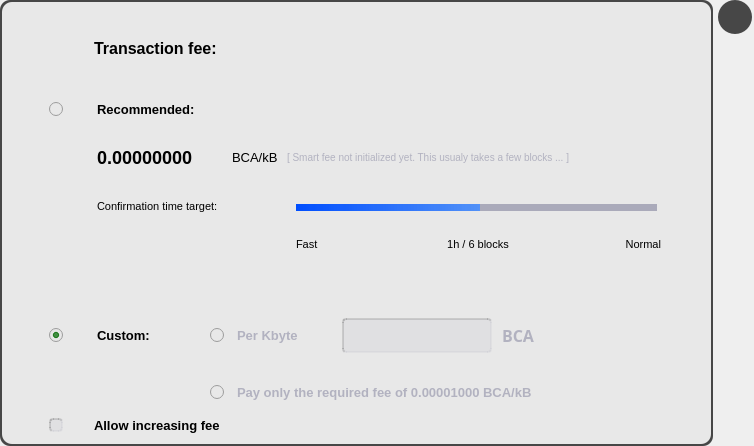
<?xml version="1.0" encoding="UTF-8"?>
<ui version="4.0">
 <class>ChangeFeeDialog</class>
 <widget class="QDialog" name="ChangeFeeDialog">
  <property name="geometry">
   <rect>
    <x>0</x>
    <y>0</y>
    <width>754</width>
    <height>446</height>
   </rect>
  </property>
  <property name="sizePolicy">
   <sizepolicy hsizetype="Fixed" vsizetype="Fixed">
    <horstretch>0</horstretch>
    <verstretch>0</verstretch>
   </sizepolicy>
  </property>
  <property name="minimumSize">
   <size>
    <width>754</width>
    <height>446</height>
   </size>
  </property>
  <property name="maximumSize">
   <size>
    <width>754</width>
    <height>446</height>
   </size>
  </property>
  <property name="windowTitle">
   <string>Dialog</string>
  </property>
  <property name="styleSheet">
   <string notr="true"/>
  </property>
  <widget class="QFrame" name="frame_2">
   <property name="geometry">
    <rect>
     <x>0</x>
     <y>0</y>
     <width>713</width>
     <height>446</height>
    </rect>
   </property>
   <property name="styleSheet">
    <string notr="true">background-color: rgba(0, 0, 0, 179);
border-radius: 10px;</string>
   </property>
   <property name="frameShape">
    <enum>QFrame::StyledPanel</enum>
   </property>
   <property name="frameShadow">
    <enum>QFrame::Raised</enum>
   </property>
  </widget>
  <widget class="QFrame" name="frame">
   <property name="geometry">
    <rect>
     <x>2</x>
     <y>2</y>
     <width>709</width>
     <height>442</height>
    </rect>
   </property>
   <property name="sizePolicy">
    <sizepolicy hsizetype="Fixed" vsizetype="Fixed">
     <horstretch>0</horstretch>
     <verstretch>0</verstretch>
    </sizepolicy>
   </property>
   <property name="styleSheet">
    <string notr="true">background-color: #e8e8e8;
border-radius: 10px;</string>
   </property>
   <property name="frameShape">
    <enum>QFrame::NoFrame</enum>
   </property>
   <property name="frameShadow">
    <enum>QFrame::Raised</enum>
   </property>
   <widget class="QLabel" name="label">
    <property name="geometry">
     <rect>
      <x>92</x>
      <y>36</y>
      <width>271</width>
      <height>21</height>
     </rect>
    </property>
    <property name="styleSheet">
     <string notr="true">font-family: &quot;Roboto Mono&quot;;
font-size: 16px;
font-weight: 500;</string>
    </property>
    <property name="text">
     <string>Transaction fee:</string>
    </property>
   </widget>
   <widget class="QRadioButton" name="radioSmartFee">
    <property name="geometry">
     <rect>
      <x>47</x>
      <y>99</y>
      <width>17</width>
      <height>17</height>
     </rect>
    </property>
    <property name="styleSheet">
     <string notr="true">color: green;</string>
    </property>
    <property name="text">
     <string/>
    </property>
    <property name="checked">
     <bool>false</bool>
    </property>
    <attribute name="buttonGroup">
     <string notr="true">groupFee</string>
    </attribute>
   </widget>
   <widget class="QLabel" name="label_2">
    <property name="geometry">
     <rect>
      <x>95</x>
      <y>99</y>
      <width>141</width>
      <height>17</height>
     </rect>
    </property>
    <property name="styleSheet">
     <string notr="true">font-family: &quot;Roboto Mono&quot;;
font-size: 13px;
font-weight: 500;</string>
    </property>
    <property name="text">
     <string>Recommended:</string>
    </property>
   </widget>
   <widget class="QLabel" name="labelSmartFee">
    <property name="geometry">
     <rect>
      <x>95</x>
      <y>144</y>
      <width>131</width>
      <height>23</height>
     </rect>
    </property>
    <property name="styleSheet">
     <string notr="true">font-family: &quot;Roboto Mono&quot;;
font-size: 18px;
font-weight: 700;</string>
    </property>
    <property name="text">
     <string>0.00000000</string>
    </property>
   </widget>
   <widget class="QLabel" name="label_4">
    <property name="geometry">
     <rect>
      <x>230</x>
      <y>145</y>
      <width>51</width>
      <height>20</height>
     </rect>
    </property>
    <property name="styleSheet">
     <string notr="true">font-family: &quot;Roboto Mono&quot;;
font-size: 13px;
font-weight: 400;</string>
    </property>
    <property name="text">
     <string>BCA/kB</string>
    </property>
   </widget>
   <widget class="QLabel" name="labelSmartFee2">
    <property name="geometry">
     <rect>
      <x>285</x>
      <y>145</y>
      <width>415</width>
      <height>20</height>
     </rect>
    </property>
    <property name="styleSheet">
     <string notr="true">font-family: &quot;Roboto Mono&quot;;
font-size: 10px;
font-weight: 400;
color: #b2b2c0;</string>
    </property>
    <property name="text">
     <string>[ Smart fee not initialized yet. This usualy takes a few blocks ... ]</string>
    </property>
   </widget>
   <widget class="QLabel" name="label_6">
    <property name="geometry">
     <rect>
      <x>95</x>
      <y>196</y>
      <width>211</width>
      <height>16</height>
     </rect>
    </property>
    <property name="styleSheet">
     <string notr="true">font-family: &quot;Roboto Mono&quot;;
font-size: 11px;
font-weight: 400;</string>
    </property>
    <property name="text">
     <string>Confirmation time target:</string>
    </property>
   </widget>
   <widget class="QWidget" name="widget" native="true">
    <property name="geometry">
     <rect>
      <x>95</x>
      <y>271</y>
      <width>70</width>
      <height>10</height>
     </rect>
    </property>
    <property name="styleSheet">
     <string notr="true">background-color: transparent;
border-image: url(:/icons/splitter);</string>
    </property>
   </widget>
   <widget class="QRadioButton" name="radioCustomFee">
    <property name="geometry">
     <rect>
      <x>47</x>
      <y>325</y>
      <width>17</width>
      <height>17</height>
     </rect>
    </property>
    <property name="styleSheet">
     <string notr="true">color: green;</string>
    </property>
    <property name="text">
     <string/>
    </property>
    <property name="checked">
     <bool>true</bool>
    </property>
    <attribute name="buttonGroup">
     <string notr="true">groupFee</string>
    </attribute>
   </widget>
   <widget class="QLabel" name="label_7">
    <property name="geometry">
     <rect>
      <x>95</x>
      <y>325</y>
      <width>111</width>
      <height>17</height>
     </rect>
    </property>
    <property name="styleSheet">
     <string notr="true">font-family: &quot;Roboto Mono&quot;;
font-size: 13px;
font-weight: 500;</string>
    </property>
    <property name="text">
     <string>Custom:</string>
    </property>
   </widget>
   <widget class="QRadioButton" name="checkBoxCustomFee">
    <property name="geometry">
     <rect>
      <x>208</x>
      <y>325</y>
      <width>17</width>
      <height>17</height>
     </rect>
    </property>
    <property name="text">
     <string/>
    </property>
    <attribute name="buttonGroup">
     <string notr="true">groupCustom</string>
    </attribute>
   </widget>
   <widget class="QRadioButton" name="checkBoxMinimumFee">
    <property name="geometry">
     <rect>
      <x>208</x>
      <y>382</y>
      <width>17</width>
      <height>17</height>
     </rect>
    </property>
    <property name="text">
     <string/>
    </property>
    <attribute name="buttonGroup">
     <string notr="true">groupCustom</string>
    </attribute>
   </widget>
   <widget class="QLabel" name="label_8">
    <property name="geometry">
     <rect>
      <x>235</x>
      <y>325</y>
      <width>100</width>
      <height>17</height>
     </rect>
    </property>
    <property name="styleSheet">
     <string notr="true">font-family: &quot;Roboto Mono&quot;;
font-size: 13px;
font-weight: 500;
color: #b2b2c0;</string>
    </property>
    <property name="text">
     <string>Per Kbyte</string>
    </property>
   </widget>
   <widget class="QLabel" name="labelMinFeeWarning">
    <property name="geometry">
     <rect>
      <x>235</x>
      <y>382</y>
      <width>471</width>
      <height>17</height>
     </rect>
    </property>
    <property name="styleSheet">
     <string notr="true">font-family: &quot;Roboto Mono&quot;;
font-size: 13px;
font-weight: 500;
color: #b2b2c0;</string>
    </property>
    <property name="text">
     <string>Pay only the required fee of 0.00001000 BCA/kB</string>
    </property>
   </widget>
   <widget class="BitcoinAmountField" name="customFee">
    <property name="geometry">
     <rect>
      <x>340</x>
      <y>316</y>
      <width>160</width>
      <height>35</height>
     </rect>
    </property>
    <property name="styleSheet">
     <string notr="true">background-color: rgba(170, 170, 186, 33);
border-top: 2px inset rgba(0, 0, 0, 33); 
border-left: 2px inset rgba(0, 0, 0, 33); 
border-bottom: 2px solid rgba(170, 170, 186, 33); 
border-right: 2px solid rgba(170, 170, 186, 33); 
border-radius: 4px;
margin-right: 10px;
font-family: &quot;Roboto Mono&quot;;</string>
    </property>
   </widget>
   <widget class="QLabel" name="label_10">
    <property name="geometry">
     <rect>
      <x>500</x>
      <y>316</y>
      <width>50</width>
      <height>35</height>
     </rect>
    </property>
    <property name="sizePolicy">
     <sizepolicy hsizetype="Fixed" vsizetype="Preferred">
      <horstretch>0</horstretch>
      <verstretch>0</verstretch>
     </sizepolicy>
    </property>
    <property name="minimumSize">
     <size>
      <width>50</width>
      <height>0</height>
     </size>
    </property>
    <property name="maximumSize">
     <size>
      <width>50</width>
      <height>16777215</height>
     </size>
    </property>
    <property name="font">
     <font>
      <family>Roboto Mono</family>
      <pointsize>-1</pointsize>
      <weight>87</weight>
      <bold>true</bold>
     </font>
    </property>
    <property name="styleSheet">
     <string notr="true">color: #b2b2c0;
font-family: &quot;Roboto Mono&quot;;
font-size: 16px;
font-weight: 700;
</string>
    </property>
    <property name="text">
     <string>BCA</string>
    </property>
   </widget>
   <widget class="QLabel" name="label_11">
    <property name="geometry">
     <rect>
      <x>294</x>
      <y>234</y>
      <width>60</width>
      <height>16</height>
     </rect>
    </property>
    <property name="styleSheet">
     <string notr="true">font-family: &quot;Roboto Mono&quot;;
font-size: 11px;
font-weight: 400;</string>
    </property>
    <property name="text">
     <string>Fast</string>
    </property>
   </widget>
   <widget class="QLabel" name="labelConf">
    <property name="geometry">
     <rect>
      <x>391</x>
      <y>234</y>
      <width>170</width>
      <height>16</height>
     </rect>
    </property>
    <property name="styleSheet">
     <string notr="true">font-family: &quot;Roboto Mono&quot;;
font-size: 11px;
font-weight: 400;</string>
    </property>
    <property name="text">
     <string>1h / 6 blocks</string>
    </property>
    <property name="alignment">
     <set>Qt::AlignCenter</set>
    </property>
   </widget>
   <widget class="QLabel" name="label_13">
    <property name="geometry">
     <rect>
      <x>599</x>
      <y>234</y>
      <width>60</width>
      <height>16</height>
     </rect>
    </property>
    <property name="styleSheet">
     <string notr="true">font-family: &quot;Roboto Mono&quot;;
font-size: 11px;
font-weight: 400;</string>
    </property>
    <property name="text">
     <string>Normal</string>
    </property>
    <property name="alignment">
     <set>Qt::AlignRight|Qt::AlignTrailing|Qt::AlignVCenter</set>
    </property>
   </widget>
   <widget class="QSlider" name="confTargetSelector">
    <property name="geometry">
     <rect>
      <x>285</x>
      <y>189</y>
      <width>379</width>
      <height>20</height>
     </rect>
    </property>
    <property name="styleSheet">
     <string notr="true">QSlider::groove:horizontal {
	margin-left: 9px;
	margin-right: 9px;
	position: absolute;
	top: 13px;
	height: 7px;
	background: qlineargradient(spread:pad, x1:1, y1:0, x2:0, y2:0, stop:0 rgba(89, 188, 252, 128), stop:1 rgba(0, 78, 254, 255));
}
QSlider::add-page:horizontal {
	margin-right: 9px;
	height: 7px;
	background: #aaaaba;
}
QSlider::handle:horizontal {
	margin-left: -9px;
	margin-right: -9px;
	width: 18px;
	margin-bottom: 7px;
	margin-top: -13px;
	border-image: url(:/icons/triangle);
}</string>
    </property>
    <property name="value">
     <number>50</number>
    </property>
    <property name="orientation">
     <enum>Qt::Horizontal</enum>
    </property>
   </widget>
   <widget class="QCheckBox" name="optInRBF">
    <property name="geometry">
     <rect>
      <x>47</x>
      <y>410</y>
      <width>631</width>
      <height>26</height>
     </rect>
    </property>
    <property name="toolTip">
     <string>Indicates that the sender may wish to replace this transaction with a new one paying higher fees (prior to being confirmed).</string>
    </property>
    <property name="styleSheet">
     <string notr="true">QCheckBox {
	font-family: &quot;Roboto Mono&quot;;
	font-size: 13px;
	font-weight: 500;
	spacing: 31px;
}
QCheckBox::indicator:unchecked {
	background-color: rgba(170, 170, 186, 33);
	border-top: 2px inset rgba(0, 0, 0, 33); 
	border-left: 2px inset rgba(0, 0, 0, 33); 
	border-bottom: 2px solid rgba(170, 170, 186, 33); 
	border-right: 2px solid rgba(170, 170, 186, 33); 
	border-radius: 4px;
}
QCheckBox::indicator:checked {
	background-color: rgba(170, 170, 186, 255);
	border-top: 2px inset rgba(0, 0, 0, 33); 
	border-left: 2px inset rgba(0, 0, 0, 33); 
	border-bottom: 2px solid rgba(170, 170, 186, 33); 
	border-right: 2px solid rgba(170, 170, 186, 33); 
	border-radius: 4px;
}</string>
    </property>
    <property name="text">
     <string>Allow increasing fee</string>
    </property>
   </widget>
  </widget>
  <widget class="QFrame" name="frame_3">
   <property name="geometry">
    <rect>
     <x>718</x>
     <y>0</y>
     <width>34</width>
     <height>34</height>
    </rect>
   </property>
   <property name="styleSheet">
    <string notr="true">background-color: rgba(0, 0, 0, 179);
border-radius: 17px;</string>
   </property>
   <property name="frameShape">
    <enum>QFrame::NoFrame</enum>
   </property>
   <property name="frameShadow">
    <enum>QFrame::Raised</enum>
   </property>
   <widget class="QToolButton" name="closeBtn">
    <property name="geometry">
     <rect>
      <x>2</x>
      <y>2</y>
      <width>30</width>
      <height>30</height>
     </rect>
    </property>
    <property name="minimumSize">
     <size>
      <width>30</width>
      <height>30</height>
     </size>
    </property>
    <property name="maximumSize">
     <size>
      <width>30</width>
      <height>30</height>
     </size>
    </property>
    <property name="styleSheet">
     <string notr="true">background-color: transparent;
border: none;</string>
    </property>
    <property name="text">
     <string/>
    </property>
    <property name="iconSize">
     <size>
      <width>24</width>
      <height>24</height>
     </size>
    </property>
   </widget>
  </widget>
 </widget>
 <customwidgets>
  <customwidget>
   <class>BitcoinAmountField</class>
   <extends>QLineEdit</extends>
   <header>qt/bitcoinamountfield.h</header>
   <container>1</container>
  </customwidget>
 </customwidgets>
 <resources/>
 <connections/>
 <buttongroups>
  <buttongroup name="groupCustom"/>
  <buttongroup name="groupFee"/>
 </buttongroups>
</ui>
